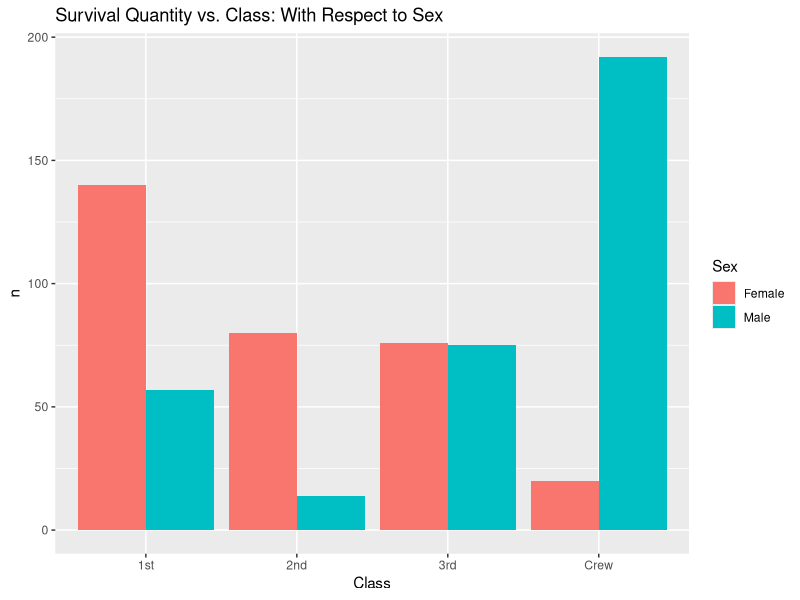
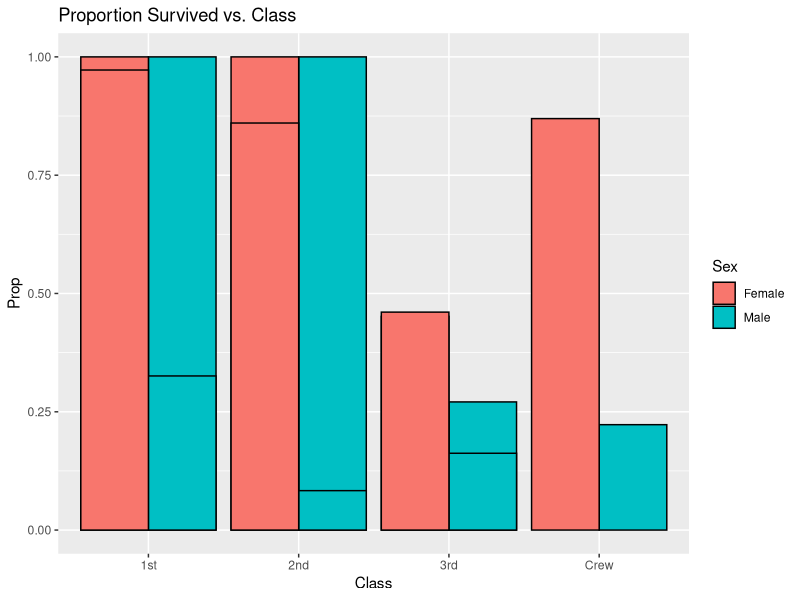
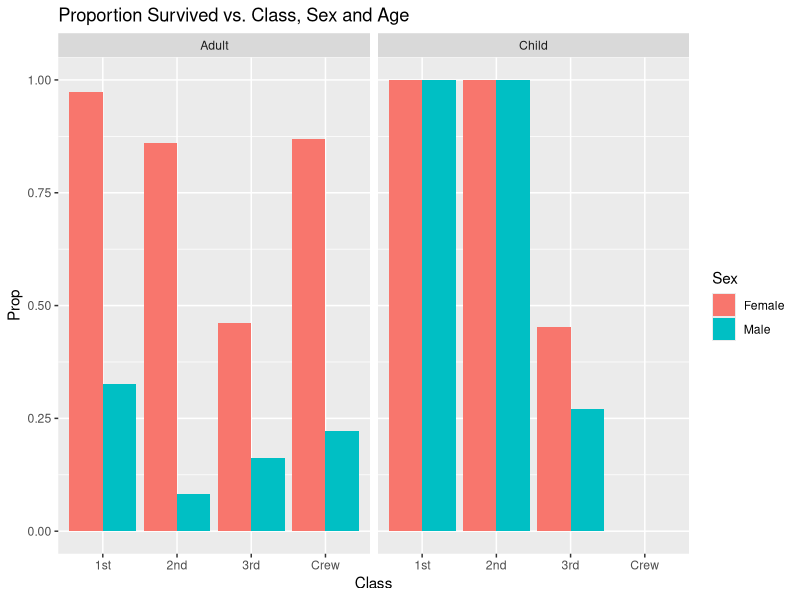
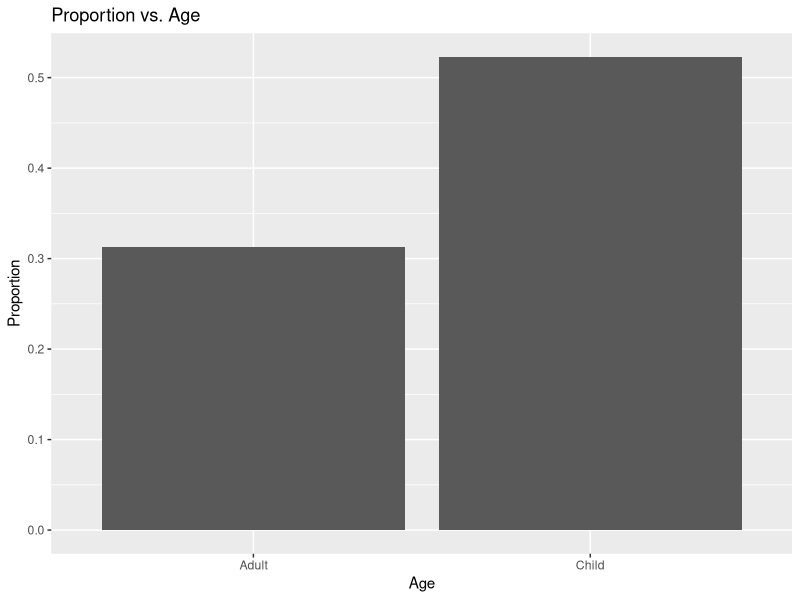
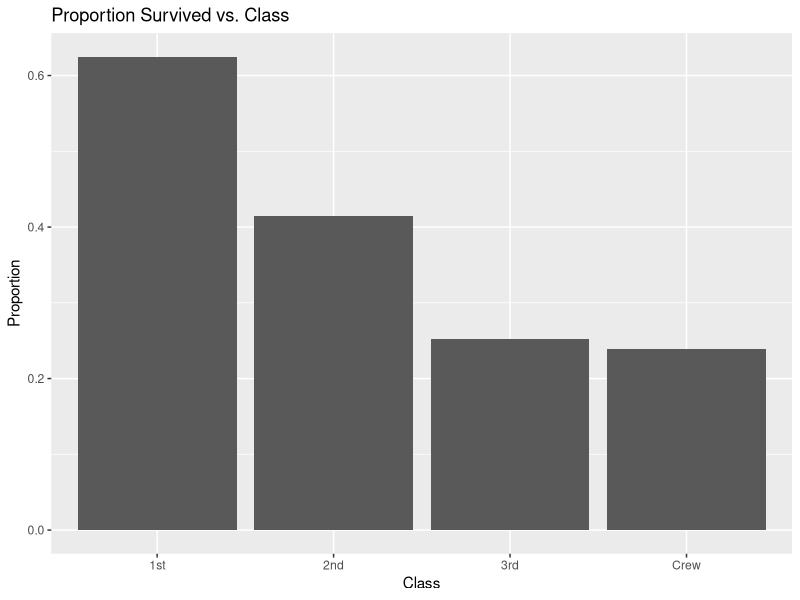
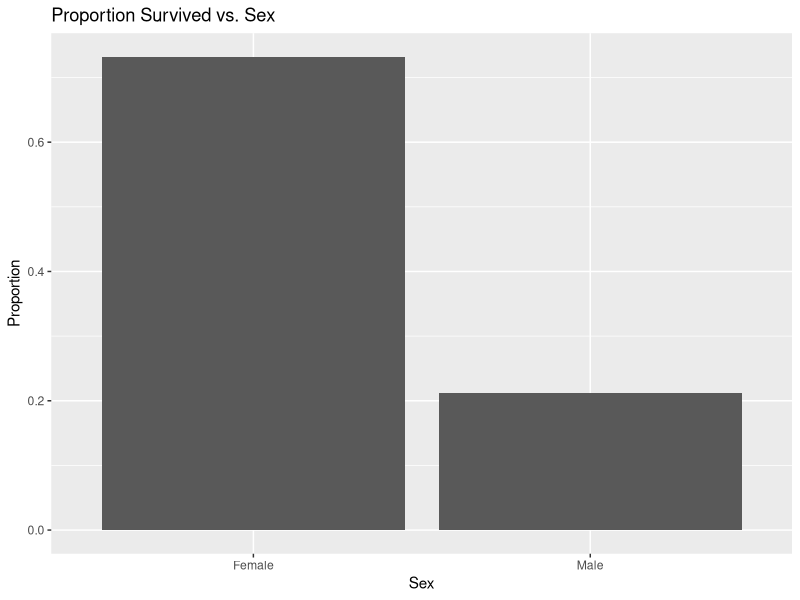

Write R code to recreate these figures, in order.
## ---- chunk 1
library(tidyverse)

df_titanic <- as_tibble(Titanic)
## ---- chunk 2
## TASK: Perform a `glimpse` of df_titanic
df_titanic %>% 
  glimpse()
## ---- chunk 3
## NOTE: No need to edit! We'll cover how to
## do this calculation in a later exercise.
df_titanic %>% summarize(total = sum(n))
## ---- chunk 4
## TASK: Visualize counts against `Class` and `Sex`
df_titanic %>% 
  filter (Survived == "Yes") %>%       #filter by survived
  ggplot(aes(Class, n, fill = Sex)) +  #assigns variables
  geom_col(position = "dodge")  +      #unstacks male and female data
  labs(title = "Survival Quantity vs. Class: With Respect to Sex ")


#You do not need to group_by or sum(n) as when plotting with aes it will be filtering the categories and pulling anyone who fits the sex, class together -- inherently summing n
## ---- chunk 5
## NOTE: No need to edit! We'll cover how to
## do this calculation in a later exercise.
df_prop <-
  df_titanic %>%
  group_by(Class, Sex, Age) %>%
  mutate(
    Total = sum(n),
    Prop = n / Total
  ) %>%
  ungroup()
df_prop
## ---- chunk 6
df_prop %>% 
  filter(Survived == "Yes") %>% 
  ggplot(aes(Class, Prop, fill = Sex)) +
  geom_col(position = "dodge", color = "black") +  #black outlines and shows adults and children overlayed
  labs(title = "Proportion Survived vs. Class")

## ---- chunk 7
df_prop %>% 
  filter(Survived == "Yes") %>% 
  ggplot(aes(Class, Prop, fill = Sex)) +
  geom_col(position = "dodge") +
  facet_grid(~Age) +
  labs(title = "Proportion Survived vs. Class, Sex and Age")
## ---- chunk 8
df_titanic %>%
  filter(Age == "Child") %>%
  summarize(total_kids = sum(n))

df_titanic %>%
  filter(Age == "Child", Survived == "Yes") %>%
  summarize(survived_kids = sum(n))
## ---- chunk 9
df_prop2 <-
  df_titanic %>%
  select(Age, Survived, n)%>%
  group_by(Age) %>%
  mutate(
    Total2 = sum(n),
    Proportion = n / Total2
  ) %>%
  ungroup()
df_prop2
## ---- chunk 10
df_prop2 %>% 
  filter(Survived == "Yes") %>%
  ggplot(aes(Age, Proportion)) +
  geom_col() +
  labs(title = "Proportion vs. Age")
## ---- chunk 11
df_prop3 <-
  df_titanic %>%
  select(Class, Survived, n)%>%
  group_by(Class) %>%
  mutate(
    Total3 = sum(n),
    Proportion = n / Total3
  ) %>%
  ungroup()
df_prop3
## ---- chunk 12
df_prop3 %>% 
  filter(Survived == "Yes") %>%
  ggplot(aes(Class, Proportion)) +
  geom_col() +
  labs(title = "Proportion Survived vs. Class")
## ---- chunk 13
df_prop4 <-
  df_titanic %>%
  select(Sex, Survived, n)%>%
  group_by(Sex) %>%
  mutate(
    Total4 = sum(n),
    Proportion = n / Total4
  ) %>%
  ungroup()
df_prop4
## ---- chunk 14
df_prop4 %>% 
  filter(Survived == "Yes") %>%
  ggplot(aes(Sex, Proportion)) +
  geom_col() +
  labs(title = "Proportion Survived vs. Sex")
